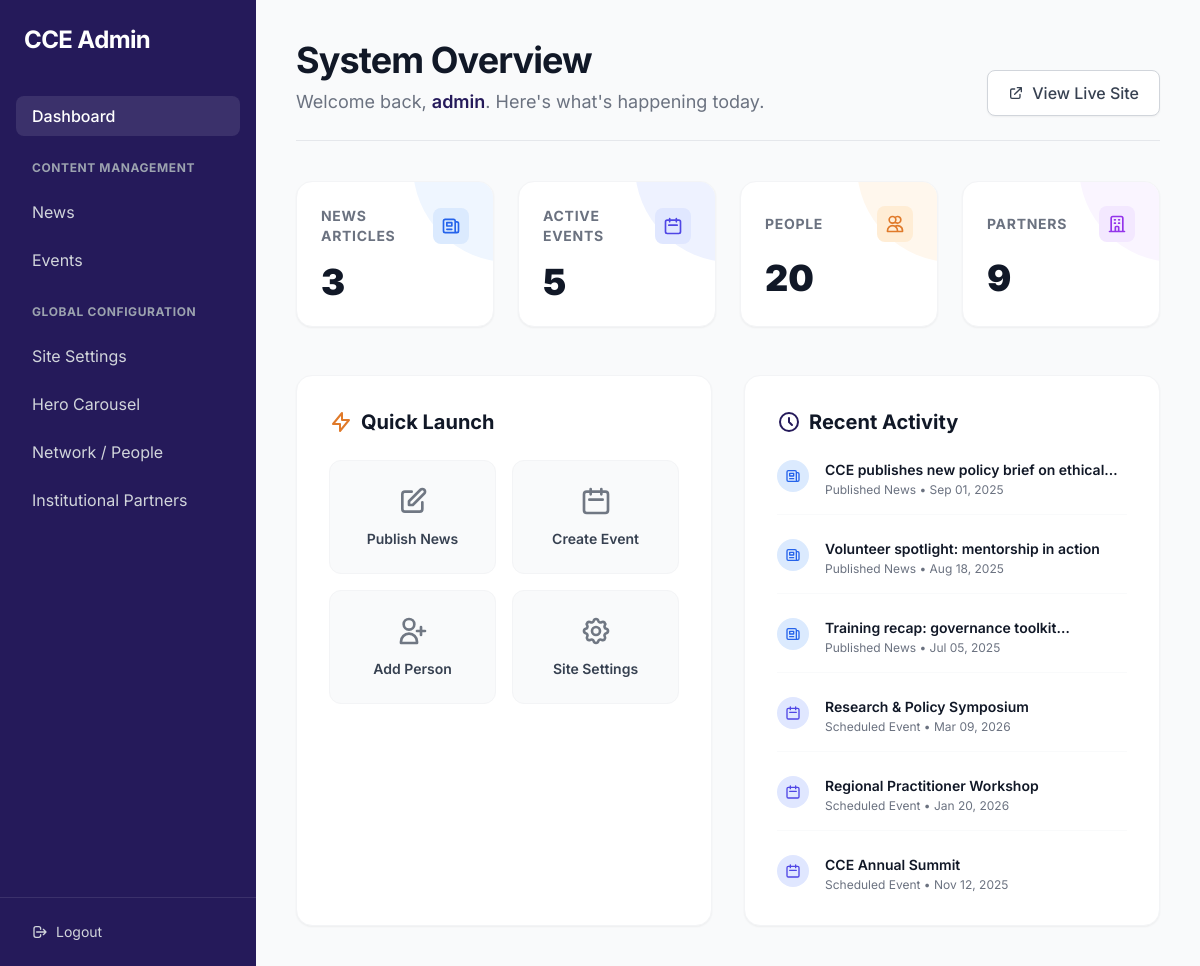
/admin/index.php (signed in), run on the app's committed database.
### tables this page shows
CREATE TABLE `news` (
  `id` varchar(100) NOT NULL,
  `title` varchar(255) NOT NULL,
  `published_at` date DEFAULT NULL,
  `author` varchar(100) DEFAULT NULL,
  `excerpt` text,
  `featured_image` varchar(255) DEFAULT NULL,
  `faculty_id` varchar(10) DEFAULT NULL,
  `content` longtext,
  `created_at` timestamp NULL DEFAULT CURRENT_TIMESTAMP,
  `updated_at` timestamp NULL DEFAULT CURRENT_TIMESTAMP ON UPDATE CURRENT_TIMESTAMP,
  PRIMARY KEY (`id`)
);

CREATE TABLE `events` (
  `id` varchar(100) NOT NULL,
  `title` varchar(255) NOT NULL,
  `date_display` varchar(100) DEFAULT NULL,
  `start_date` date DEFAULT NULL,
  `end_date` date DEFAULT NULL,
  `start_datetime` datetime DEFAULT NULL,
  `end_datetime` datetime DEFAULT NULL,
  `timezone` varchar(50) DEFAULT 'Africa/Accra',
  `location` varchar(255) DEFAULT NULL,
  `faculty_id` varchar(10) DEFAULT NULL,
  `image` varchar(255) DEFAULT NULL,
  `excerpt` text,
  `registration_url` varchar(255) DEFAULT NULL,
  `is_featured` tinyint(1) DEFAULT '0',
  `created_at` timestamp NULL DEFAULT CURRENT_TIMESTAMP,
  `updated_at` timestamp NULL DEFAULT CURRENT_TIMESTAMP ON UPDATE CURRENT_TIMESTAMP,
  PRIMARY KEY (`id`)
);

### admin/index.php (the view, shortened to what this page needs)
<?php
require_once '../config/database.php';
$newsCount = $pdo->query("SELECT COUNT(*) FROM news")->fetchColumn();
$eventsCount = $pdo->query("SELECT COUNT(*) FROM events")->fetchColumn();
$peopleCount = $pdo->query("SELECT COUNT(*) FROM people")->fetchColumn();
$companiesCount = $pdo->query("SELECT COUNT(*) FROM companies")->fetchColumn();
$recentNews = $pdo->query("SELECT title, published_at FROM news ORDER BY published_at DESC LIMIT 3")->fetchAll();
$recentEvents = $pdo->query("SELECT title, start_date FROM events ORDER BY start_date DESC LIMIT 3")->fetchAll();
?>
<!DOCTYPE html>
<html lang="en">
<head>
    <script src="https://cdn.tailwindcss.com"></script>
</head>
<body class="bg-gray-50 min-h-screen flex">
    <?php include 'sidebar.php'; ?>
    <main class="flex-1 p-10 overflow-y-auto">
        <header class="mb-10 flex justify-between items-end border-b border-gray-200 pb-6">
            <div>
                <h1 class="text-4xl font-bold text-gray-900 tracking-tight">System Overview</h1>
                <p class="text-gray-500 mt-2 text-lg">Welcome back, <span class="font-semibold text-primary"><?= htmlspecialchars($_SESSION['admin_username']) ?></span>. Here's what's happening today.</p>
            </div>
            <div class="flex gap-4">
                <a href="../index.php" target="_blank" class="bg-white border border-gray-300 text-gray-700 hover:bg-gray-50 px-5 py-2.5 rounded-lg font-medium transition-colors shadow-sm flex items-center gap-2">
                    <svg class="w-4 h-4" fill="none" stroke="currentColor" viewBox="0 0 24 24"><path stroke-linecap="round" stroke-linejoin="round" stroke-width="2" d="M10 6H6a2 2 0 00-2 2v10a2 2 0 002 2h10a2 2 0 002-2v-4M14 4h6m0 0v6m0-6L10 14"></path></svg>
                    View Live Site
                </a>
            </div>
        </header>
        <div class="grid grid-cols-1 md:grid-cols-2 lg:grid-cols-4 gap-6 mb-12">
            <div class="bg-white rounded-2xl shadow-sm p-6 border border-gray-100 hover:shadow-md transition-shadow relative overflow-hidden group">
                <div class="relative z-10">
                    <div class="flex justify-between items-center mb-4">
                        <h3 class="text-gray-500 text-sm font-bold uppercase tracking-wider">News Articles</h3>
                        <div class="p-2 bg-blue-100 text-blue-600 rounded-lg">
                            <svg class="w-5 h-5" fill="none" stroke="currentColor" viewBox="0 0 24 24"><path stroke-linecap="round" stroke-linejoin="round" stroke-width="2" d="M19 20H5a2 2 0 01-2-2V6a2 2 0 012-2h10a2 2 0 012 2v1m2 13a2 2 0 01-2-2V7m2 13a2 2 0 002-2V9a2 2 0 00-2-2h-2m-4-3H9M7 16h6M7 8h6v4H7V8z"></path></svg>
                        </div>
                    </div>
                    <p class="text-4xl font-black text-gray-900"><?= $newsCount ?></p>
                </div>
            </div>
            <div class="bg-white rounded-2xl shadow-sm p-6 border border-gray-100 hover:shadow-md transition-shadow relative overflow-hidden group">
                <div class="relative z-10">
                    <div class="flex justify-between items-center mb-4">
                        <h3 class="text-gray-500 text-sm font-bold uppercase tracking-wider">Active Events</h3>
                        <div class="p-2 bg-indigo-100 text-indigo-600 rounded-lg">
                            <svg class="w-5 h-5" fill="none" stroke="currentColor" viewBox="0 0 24 24"><path stroke-linecap="round" stroke-linejoin="round" stroke-width="2" d="M8 7V3m8 4V3m-9 8h10M5 21h14a2 2 0 002-2V7a2 2 0 00-2-2H5a2 2 0 00-2 2v12a2 2 0 002 2z"></path></svg>
                        </div>
                    </div>
                    <p class="text-4xl font-black text-gray-900"><?= $eventsCount ?></p>
                </div>
            </div>
            <div class="bg-white rounded-2xl shadow-sm p-6 border border-gray-100 hover:shadow-md transition-shadow relative overflow-hidden group">
                <div class="relative z-10">
                    <div class="flex justify-between items-center mb-4">
                        <h3 class="text-gray-500 text-sm font-bold uppercase tracking-wider">People</h3>
                        <div class="p-2 bg-orange-100 text-secondary rounded-lg">
                            <svg class="w-5 h-5" fill="none" stroke="currentColor" viewBox="0 0 24 24"><path stroke-linecap="round" stroke-linejoin="round" stroke-width="2" d="M12 4.354a4 4 0 110 5.292M15 21H3v-1a6 6 0 0112 0v1zm0 0h6v-1a6 6 0 00-9-5.197M13 7a4 4 0 11-8 0 4 4 0 018 0z"></path></svg>
                        </div>
                    </div>
                    <p class="text-4xl font-black text-gray-900"><?= $peopleCount ?></p>
                </div>
            </div>
            <div class="bg-white rounded-2xl shadow-sm p-6 border border-gray-100 hover:shadow-md transition-shadow relative overflow-hidden group">
                <div class="relative z-10">
                    <div class="flex justify-between items-center mb-4">
                        <h3 class="text-gray-500 text-sm font-bold uppercase tracking-wider">Partners</h3>
                        <div class="p-2 bg-purple-100 text-purple-600 rounded-lg">
                            <svg class="w-5 h-5" fill="none" stroke="currentColor" viewBox="0 0 24 24"><path stroke-linecap="round" stroke-linejoin="round" stroke-width="2" d="M19 21V5a2 2 0 00-2-2H7a2 2 0 00-2 2v16m14 0h2m-2 0h-5m-9 0H3m2 0h5M9 7h1m-1 4h1m4-4h1m-1 4h1m-5 10v-5a1 1 0 011-1h2a1 1 0 011 1v5m-4 0h4"></path></svg>
                        </div>
                    </div>
                    <p class="text-4xl font-black text-gray-900"><?= $companiesCount ?></p>
                </div>
            </div>
        </div>
        <div class="grid grid-cols-1 lg:grid-cols-2 gap-8">
            <div class="bg-white rounded-2xl shadow-sm p-8 border border-gray-100">
                <h2 class="text-xl font-bold text-gray-900 mb-6 flex items-center gap-2">
                    <svg class="w-6 h-6 text-secondary" fill="none" stroke="currentColor" viewBox="0 0 24 24"><path stroke-linecap="round" stroke-linejoin="round" stroke-width="2" d="M13 10V3L4 14h7v7l9-11h-7z"></path></svg>
                    Quick Launch
                </h2>
                <div class="grid grid-cols-2 gap-4">
                    <a href="news.php?action=create" class="flex flex-col items-center justify-center p-6 bg-gray-50 hover:bg-primary hover:text-white text-gray-700 rounded-xl transition-all border border-gray-100 hover:border-primary group">
                        <span class="font-semibold text-sm">Publish News</span>
                    </a>
                    <a href="events.php?action=create" class="flex flex-col items-center justify-center p-6 bg-gray-50 hover:bg-secondary hover:text-white text-gray-700 rounded-xl transition-all border border-gray-100 hover:border-secondary group">
                        <svg class="w-8 h-8 mb-3 opacity-70 group-hover:opacity-100" fill="none" stroke="currentColor" viewBox="0 0 24 24"><path stroke-linecap="round" stroke-linejoin="round" stroke-width="2" d="M8 7V3m8 4V3m-9 8h10M5 21h14a2 2 0 002-2V7a2 2 0 00-2-2H5a2 2 0 00-2 2v12a2 2 0 002 2z"></path></svg>
                        <span class="font-semibold text-sm">Create Event</span>
                    </a>
                    <a href="people.php?action=create" class="flex flex-col items-center justify-center p-6 bg-gray-50 hover:bg-gray-800 hover:text-white text-gray-700 rounded-xl transition-all border border-gray-100 hover:border-gray-800 group">
                        <svg class="w-8 h-8 mb-3 opacity-70 group-hover:opacity-100" fill="none" stroke="currentColor" viewBox="0 0 24 24"><path stroke-linecap="round" stroke-linejoin="round" stroke-width="2" d="M18 9v3m0 0v3m0-3h3m-3 0h-3m-2-5a4 4 0 11-8 0 4 4 0 018 0zM3 20a6 6 0 0112 0v1H3v-1z"></path></svg>
                        <span class="font-semibold text-sm">Add Person</span>
                    </a>
                    <a href="settings.php" class="flex flex-col items-center justify-center p-6 bg-gray-50 hover:bg-gray-800 hover:text-white text-gray-700 rounded-xl transition-all border border-gray-100 hover:border-gray-800 group">
                        <span class="font-semibold text-sm">Site Settings</span>
                    </a>
                </div>
            </div>
            <div class="bg-white rounded-2xl shadow-sm p-8 border border-gray-100">
                <h2 class="text-xl font-bold text-gray-900 mb-6 flex items-center gap-2">
                    <svg class="w-6 h-6 text-primary" fill="none" stroke="currentColor" viewBox="0 0 24 24"><path stroke-linecap="round" stroke-linejoin="round" stroke-width="2" d="M12 8v4l3 3m6-3a9 9 0 11-18 0 9 9 0 0118 0z"></path></svg>
                    Recent Activity
                </h2>
                <div class="space-y-6">
                    <?php if (empty($recentNews) && empty($recentEvents)): ?>
                        <p class="text-gray-500 italic text-sm">No recent activity found in the system.</p>
                    <?php else: ?>
                        <?php foreach ($recentNews as $newsItem): ?>
                        <div class="flex items-start gap-4 pb-4 border-b border-gray-50 last:border-0 last:pb-0">
                            <div class="bg-blue-100 text-blue-600 p-2 rounded-full shrink-0">
                                <svg class="w-4 h-4" fill="none" stroke="currentColor" viewBox="0 0 24 24"><path stroke-linecap="round" stroke-linejoin="round" stroke-width="2" d="M19 20H5a2 2 0 01-2-2V6a2 2 0 012-2h10a2 2 0 012 2v1m2 13a2 2 0 01-2-2V7m2 13a2 2 0 002-2V9a2 2 0 00-2-2h-2m-4-3H9M7 16h6M7 8h6v4H7V8z"></path></svg>
                            </div>
                            <div>
                                <p class="text-sm font-semibold text-gray-900 line-clamp-1"><?= htmlspecialchars($newsItem['title']) ?></p>
                                <p class="text-xs text-gray-500 mt-0.5">Published News • <?= date('M d, Y', strtotime($newsItem['published_at'])) ?></p>
                            </div>
                        </div>
                        <?php endforeach; ?>
                        <?php foreach ($recentEvents as $eventItem): ?>
                        <div class="flex items-start gap-4 pb-4 border-b border-gray-50 last:border-0 last:pb-0">
                            <div class="bg-indigo-100 text-indigo-600 p-2 rounded-full shrink-0">
                                <svg class="w-4 h-4" fill="none" stroke="currentColor" viewBox="0 0 24 24"><path stroke-linecap="round" stroke-linejoin="round" stroke-width="2" d="M8 7V3m8 4V3m-9 8h10M5 21h14a2 2 0 002-2V7a2 2 0 00-2-2H5a2 2 0 00-2 2v12a2 2 0 002 2z"></path></svg>
                            </div>
                            <div>
                                <p class="text-sm font-semibold text-gray-900 line-clamp-1"><?= htmlspecialchars($eventItem['title']) ?></p>
                                <p class="text-xs text-gray-500 mt-0.5">Scheduled Event • <?= date('M d, Y', strtotime($eventItem['start_date'])) ?></p>
                            </div>
                        </div>
                        <?php endforeach; ?>
                    <?php endif; ?>
                </div>
            </div>
        </div>
    </main>
</body>
</html>

### admin/sidebar.php
<?php
$currentPage = basename($_SERVER['PHP_SELF']);
function isActive($page, $currentPage) {
    return $page === $currentPage ? 'bg-white/10 text-white font-medium' : 'hover:bg-white/5 text-gray-300 hover:text-white transition-colors';
}
?>
<aside class="w-64 bg-primary text-white flex flex-col h-screen sticky top-0">
    <div class="p-6">
        <h2 class="text-2xl font-bold tracking-tight">CCE Admin</h2>
    </div>
    <nav class="flex-1 px-4 space-y-2 mt-4 overflow-y-auto">
        <a href="index.php" class="block px-4 py-2 rounded-lg <?= isActive('index.php', $currentPage) ?>">Dashboard</a>
        <div class="pt-4 pb-2">
            <p class="px-4 text-xs font-bold text-gray-400 uppercase tracking-wider">Content Management</p>
        </div>
        <a href="news.php" class="block px-4 py-2 rounded-lg <?= isActive('news.php', $currentPage) ?>">News</a>
        <a href="events.php" class="block px-4 py-2 rounded-lg <?= isActive('events.php', $currentPage) ?>">Events</a>
        <div class="pt-4 pb-2">
            <p class="px-4 text-xs font-bold text-gray-400 uppercase tracking-wider">Global Configuration</p>
        </div>
        <a href="settings.php" class="block px-4 py-2 rounded-lg <?= isActive('settings.php', $currentPage) ?>">Site Settings</a>
        <a href="hero.php" class="block px-4 py-2 rounded-lg <?= isActive('hero.php', $currentPage) ?>">Hero Carousel</a>
        <a href="people.php" class="block px-4 py-2 rounded-lg <?= isActive('people.php', $currentPage) ?>">Network / People</a>
        <a href="companies.php" class="block px-4 py-2 rounded-lg <?= isActive('companies.php', $currentPage) ?>">Institutional Partners</a>
    </nav>
    <div class="p-4 border-t border-white/10">
        <a href="logout.php" class="block px-4 py-2 text-sm text-gray-300 hover:text-white flex items-center gap-2">
            <svg class="w-4 h-4" fill="none" stroke="currentColor" viewBox="0 0 24 24"><path stroke-linecap="round" stroke-linejoin="round" stroke-width="2" d="M17 16l4-4m0 0l-4-4m4 4H7m6 4v1a3 3 0 01-3 3H6a3 3 0 01-3-3V7a3 3 0 013-3h4a3 3 0 013 3v1"></path></svg>
            Logout
        </a>
    </div>
</aside>

### admin/index.php (style rules this page uses)
body { font-family: 'Inter', sans-serif; }

### data on the page
news: title "CCE publishes new policy brief on…", published_at "Sep 01, 2025"
news: title "Volunteer spotlight: mentorship in action", published_at "Aug 18, 2025"
news: title "Training recap: governance…", published_at "Jul 05, 2025"
events: title "Research & Policy Symposium", start_date "Mar 09, 2026"
events: title "Regional Practitioner Workshop", start_date "Jan 20, 2026"
events: title "CCE Annual Summit", start_date "Nov 12, 2025"

### other printed values
$_SESSION['admin_username'] "admin"
$newsCount "3"
$eventsCount "5"
$peopleCount "20"
$companiesCount "9"
